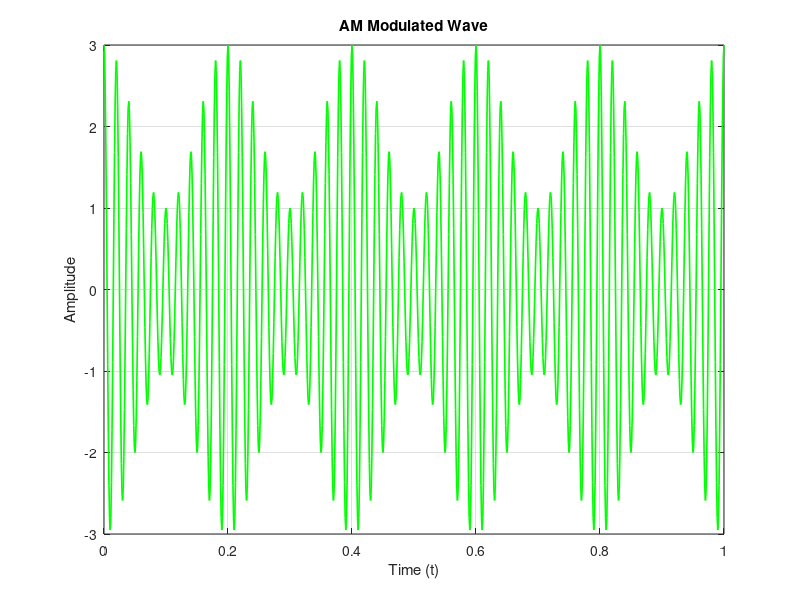

This chart was generated by the following MATLAB code:
clc; 
clear all; 
close all;
t = 0:0.001:1;
Am = 1; fm = 5; Ac = 2; fc = 50;


s = (Ac + Am * cos(2*pi*fm*t)) .* cos(2*pi*fc*t); 
plot(t, s, 'LineWidth', 1.2, 'Color', 'g');
xlabel('Time (t)'); 
ylabel('Amplitude');
title('AM Modulated Wave');
grid on;
